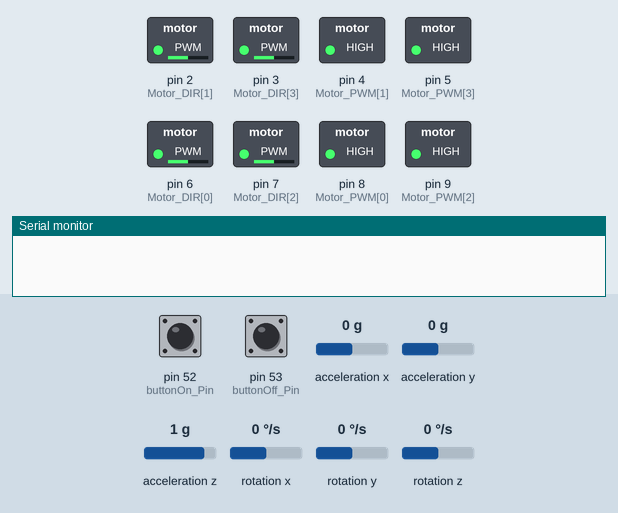
Recording of a sketch running on a simulated Arduino Mega 2560, built with avr-gcc and run on an emulated ATmega2560. Shown: switched loads named in the sketch (green lamp = pin HIGH), the last lines printed to the serial monitor. The inputs (shaded band) are chosen by the test bench; at power-on: pin 52 (buttonOn_Pin) HIGH, rotation z 0 °/s, acceleration y 0 g, acceleration z 1 g, pin 53 (buttonOff_Pin) HIGH, acceleration x 0 g, rotation x 0 °/s, rotation y 0 °/s.

Above: at 1.7 s.
1.8 s: pin 52 (buttonOn_Pin) pulled LOW for 0.15 s
3.9 s: rotation z set to -192 °/s
At 4.41 s:
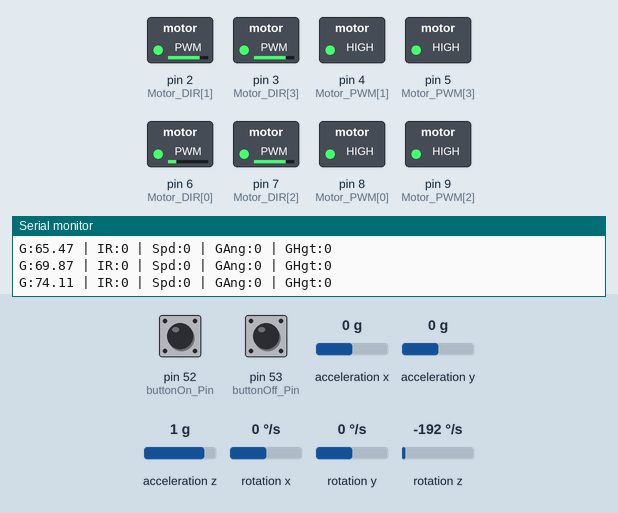
At 5.04 s:
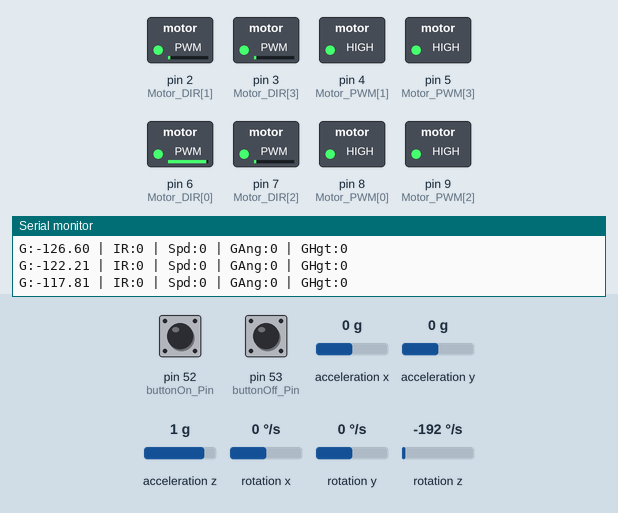
6.9 s: acceleration y set to -0.8 g
At 9.13 s:
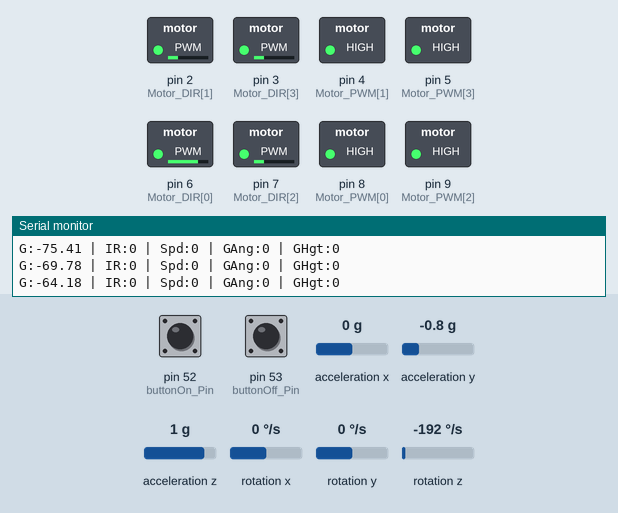
9.9 s: rotation z set to 100 °/s
At 12.61 s:
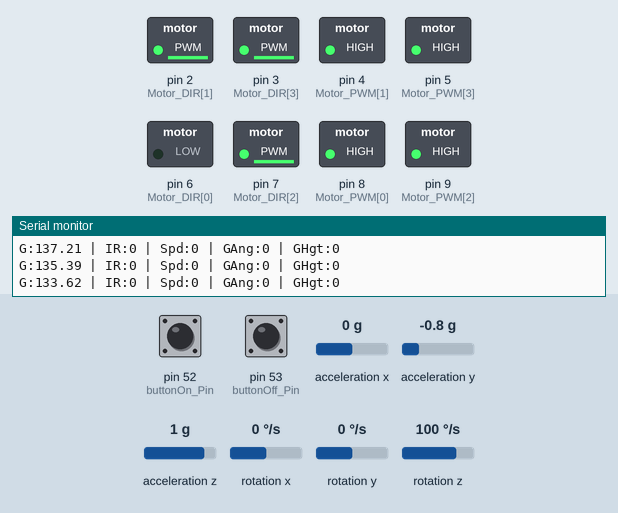
12.9 s: acceleration z set to 0 g
15.9 s: acceleration z set to 0.8 g
Timing chart, 0 to 19.9 s (numbered marks = the images above; inputs shaded):
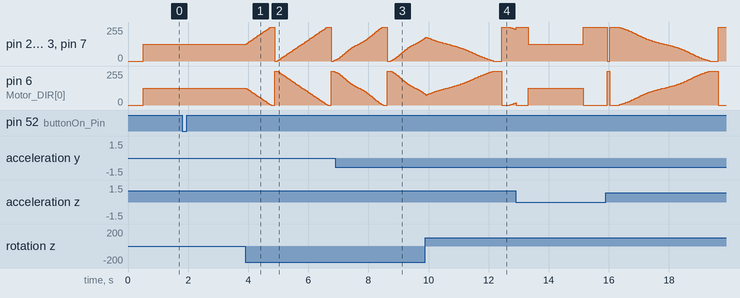

Measured:
- after the input at 3.9 s, pin 2 (Motor_DIR[1]), pin 3 (Motor_DIR[3]), pin 7 (Motor_DIR[2]): ramps from 0/255 to 254/255 and jumps back, once every 1.9 s; pin 6 (Motor_DIR[0]): ramps from 254/255 to 0/255 and jumps back, once every 1.9 s

The sketch:

mega_diffennce_blue.ino
```cpp
#include <math.h>
#include "I2Cdev.h"
#include "MPU6050_6Axis_MotionApps20.h"
#include "Wire.h"

#define gryo_p 0.8

//////// GAME MODE (1:デバッグ表示あり, 0:本番用) //////////
int game_mode = 1; // デバッグ用に一旦1にします

// 回り込みのための計算式の係数
#define CIRC_BASE pow(0.6, 1.0 / 20.0)
#define CIRC_WEIGHT 3.5

#define STRAIGHT_SPEED 60
#define CIRC_SPEED     50

/////// ボタン関連
const int buttonOn_Pin = 52;
const int buttonOff_Pin = 53;
bool game_flag = 0;            // 1: ゲーム中 (ボール追従)
int game_start = 0;            // 1: スタート準備中 (姿勢制御のみ)

// タイムアウト設定 (ms)
const unsigned long TIMEOUT_MS = 5;

// --- 変数定義 ---
double print[32];
int Motor_PWM[4] = {8,4,9,5};
int Motor_DIR[4] = {6,2,7,3};
int speed_pwm = 0;
double face_rad = 0.0;
int Motor_angle[4] = {45, 135, 225, 315};
double Motor_rad[4] = {0.0, 0.0, 0.0, 0.0};
double Motor_rev[4] = {-1, 1, 1, 1}; // 反転調整
double power[4] = {0.0, 0.0, 0.0, 0.0};
int speed = 0;
int recent_line_angle[10] = {999,999,999,999,999,999,999,999,999,999};
int line_time = 0;
bool yellow_flag = 0;
int  yellow_angle = 0;
bool blue_flag   = 0;
int  blue_angle   = 0;
int goal_angle = 0;
int yellow_height = 0;
int blue_height   = 0;
int goal_height   = 0;
int goal_flag = 0; // 0:ゴールなし, 1:ゴールあり

// --- ジャイロ変数 ---
MPU6050 mpu;
uint8_t devStatus;
uint16_t packetSize;
uint8_t fifoBuffer[64];
Quaternion q;
VectorFloat gravity;
float ypr[3];
double current_yaw = 0.0;

int ir_flag = 0;
int ir_angle = 0;
int ir_dist = 255;

int line_flag = 0;
int line_angle = 0;
byte sensor_raw[4];
int line_check[32];

// ==========================================
// ジャイロ初期化
// ==========================================
void setupMPU() {
  Wire.begin();
  Wire.setClock(400000);
  mpu.initialize();
  devStatus = mpu.dmpInitialize();

  mpu.setXAccelOffset(-1811);
  mpu.setYAccelOffset(-1108);
  mpu.setZAccelOffset(960);
  mpu.setXGyroOffset(72);
  mpu.setYGyroOffset(-9);
  mpu.setZGyroOffset(0);

  if (devStatus == 0) {
    mpu.CalibrateAccel(6);
    mpu.CalibrateGyro(6);
    mpu.setDMPEnabled(true);
    packetSize = mpu.dmpGetFIFOPacketSize();
  } else {
    Serial.print("DMP Initialization failed.");
  }
}

// ==========================================
// ジャイロ値取得
// ==========================================
double getYawPitchRoll() {
  if (mpu.dmpGetCurrentFIFOPacket(fifoBuffer)) {
    mpu.dmpGetQuaternion(&q, fifoBuffer);
    mpu.dmpGetGravity(&gravity, &q);
    mpu.dmpGetYawPitchRoll(ypr, &q, &gravity);
    double mpu_degree = ypr[0] * 180 / M_PI;
    current_yaw = mpu_degree;
  }
  return current_yaw;
}

// ==========================================
// Setup
// ==========================================
void setup()
{
  Serial.begin(115200);
  Serial1.begin(115200);
  Serial2.begin(115200);
  Serial3.begin(115200);
  setupMPU();

  pinMode(buttonOn_Pin, INPUT_PULLUP);
  pinMode(buttonOff_Pin, INPUT_PULLUP);

  TCCR1B = (TCCR1B & 0b11111000) | 0x01;
  TCCR2B = (TCCR2B & 0b11111000) | 0x01;
  TCCR3B = (TCCR3B & 0b11111000) | 0x01;
  TCCR4B = (TCCR4B & 0b11111000) | 0x01;

  for(int i = 0; i < 4; i++){
    pinMode(Motor_PWM[i], OUTPUT);
    pinMode(Motor_DIR[i], OUTPUT);
    digitalWrite(Motor_PWM[i], HIGH);
    analogWrite(Motor_DIR[i], 127);
    Motor_rad[i] = Motor_angle[i] * M_PI / 180.0;
  }
}

void Motor(int Motor_num, int motor_speed)
{
    int pwm_val = 127 + motor_speed;
    if (pwm_val > 255) pwm_val = 255;
    if (pwm_val < 0)   pwm_val = 0;
    digitalWrite(Motor_PWM[Motor_num], HIGH);
    analogWrite(Motor_DIR[Motor_num], pwm_val);
}

void MotorDrive(int face_angle, int speed_per, int gryo_val)
{
  speed_pwm = 127 * speed_per / 100;
  face_rad = face_angle * M_PI / 180.0;
  for (int i = 0; i < 4; i++) {
    power[i] = (sin(Motor_rad[i] - face_rad) * speed_pwm + gryo_val) * Motor_rev[i];
  }
  double max_val = 0.0;
  for (int i = 0; i < 4; i++){
    if (abs(power[i]) > max_val) max_val = abs(power[i]);
  }
  double ratio = 1.0;
  if (max_val > 127.0) ratio = 127.0 / max_val;
  for(int i = 0; i < 4; i++){
    int final_power = (int)(power[i] * ratio);
    Motor(i, final_power);
  }
}

void ir_read(){
  while (Serial2.available()) Serial2.read();
  Serial2.write(255);
  unsigned long start_time = millis();
  while (Serial2.available() < 5) {
    if (millis() - start_time > TIMEOUT_MS) return;
  }
  if (Serial2.read() == 255) {
    byte raw_flag = Serial2.read();
    byte raw_ang_low = Serial2.read();
    byte raw_ang_high = Serial2.read();
    byte raw_dist = Serial2.read();
    ir_flag = raw_flag;
    ir_angle = raw_ang_low | (raw_ang_high << 7);
    ir_dist = raw_dist;
  }
}

void line_read(){
  while (Serial1.available()) Serial1.read();
  Serial1.write(254);
  unsigned long start_time = millis();
  while (Serial1.available() < 8) {
    if (millis() - start_time > TIMEOUT_MS) return;
  }
  if (Serial1.read() == 254) {
    line_flag = Serial1.read();
    line_angle = Serial1.read() | (Serial1.read() << 7);
    sensor_raw[0] = Serial1.read(); sensor_raw[1] = Serial1.read();
    sensor_raw[2] = Serial1.read(); sensor_raw[3] = Serial1.read();
  }
  for (int i = 0; i < 4; i++) {
    for (int bit = 0; bit < 8; bit++) {
      line_check[i * 8 + bit] = ((sensor_raw[i] >> bit) & 1);
    }
  }
}

void camera_read() {
    Serial3.write(253);

    // 2. データの到着を待つ (タイムアウト付き)
    uint32_t startTime = millis();
    while (Serial3.available() < 11) {
        if (millis() - startTime > 5) return;
    }
    uint8_t header = Serial3.read();
    if (header == 253) {
        yellow_flag = (Serial3.read() == 1);
        uint8_t y_low  = Serial3.read();
        uint8_t y_high = Serial3.read();
        yellow_angle = y_low | (y_high << 7);
        uint8_t yh_low  = Serial3.read(); // ★ 黄色の高さ
        uint8_t yh_high = Serial3.read();
        yellow_height = yh_low | (yh_high << 7);

        blue_flag = (Serial3.read() == 1);
        uint8_t b_low  = Serial3.read();
        uint8_t b_high = Serial3.read();
        blue_angle = b_low | (b_high << 7);
        uint8_t bh_low  = Serial3.read(); // ★ 青色の高さ
        uint8_t bh_high = Serial3.read();
        blue_height = bh_low | (bh_high << 7);

        // --- 判定ロジック：正面に近い方を goal_angle に採用 ---
        goal_angle  = blue_angle; // デフォルトは黄色
        goal_height = blue_height; // ★
        if(yellow_flag == 1||blue_flag == 1){
         goal_flag = 1;
        }
    }else{
        goal_flag = 0;
    }
}


// ==========================================
// Main Loop
// ==========================================
void loop()
{
  double gryo_val = getYawPitchRoll() * gryo_p ;
  speed = 0;

  if (game_flag == 1){
    line_read();
    ir_read();
    camera_read();

    if (line_flag == 1){
      recent_line_angle[line_time] = line_angle;
      if(line_time > 0){
        if(recent_line_angle[line_time] > 180 && recent_line_angle[line_time - 1] < 180) line_angle = recent_line_angle[line_time - 1];
        if(recent_line_angle[line_time] < 180 && recent_line_angle[line_time - 1] > 180) line_angle = recent_line_angle[line_time - 1];
      }
      MotorDrive(line_angle + 180, 200, gryo_val);
      line_time = (line_time < 9) ? line_time + 1 : 0;
      delay(30);
    }
    else if(ir_flag == 1){
        int move_angle = 0;
        int min_pow = 15;

        // --- 1. スピード計算の修正 ---
        if (ir_angle >= 0 && ir_angle <= 90) {
            speed = min_pow + pow(ir_angle / 90.0, 1.25) * (150 - min_pow);
        } else if (ir_angle >= 270 && ir_angle <= 360) {
            speed = min_pow + pow(abs(ir_angle - 360.0) / 90.0, 1.25) * (150 - min_pow);
        } else if (ir_angle >= 135 && ir_angle <= 225) {
            speed = 0; // ボールが後ろの時は停止
        } else {
            speed = 150;
        }

        // --- 2. ゴール角度による制限 ---
        if (goal_flag == 1 && ((goal_angle >= 210 && goal_angle < 360) && ir_angle < 180)) {
          speed = 0;
        }
        else if (goal_flag == 1 && ((goal_angle >= 0 && goal_angle < 150) && ir_angle >= 180)){
          speed = 0;
        }

        // --- 3. 移動方向の決定 ---
        if (ir_angle > 0 && ir_angle < 180){
          move_angle = 90;
        } else {
          move_angle = 270;
        }

        MotorDrive(move_angle, speed, gryo_val);

    } else {
        MotorDrive(0, 0, gryo_val);
    }

    if (game_mode == 1){
      Serial.print("G:"); Serial.print(gryo_val);
      Serial.print(" | IR:"); Serial.print(ir_angle);
      Serial.print(" | Spd:"); Serial.print(speed);
      Serial.print(" | GAng:"); Serial.print(goal_angle);
      Serial.print(" | GHgt:"); Serial.println(goal_height);
    }

    if (digitalRead(buttonOff_Pin) == LOW) {
        delay(20);
        if (digitalRead(buttonOff_Pin) == LOW) {
          game_start = 0; game_flag = 0;
          MotorDrive(0, 0, 0);
          while(digitalRead(buttonOff_Pin) == LOW) delay(10);
        }
    }
  } else {
    if (digitalRead(buttonOn_Pin) == LOW) {
        delay(20);
        if (digitalRead(buttonOn_Pin) == LOW) {
          game_start = 1; game_flag = 0;
          while(digitalRead(buttonOn_Pin) == LOW) delay(10);
        }
    }
    if (game_start == 1) {
      if ((gryo_val >= 60 && gryo_val <= 200) || (gryo_val <= -60 && gryo_val >= -200)) {
         MotorDrive(0, 0, 20);
      } else {
         game_start = 0; game_flag = 1;
      }
    } else {
       delay(100);
    }
  }
}
```
